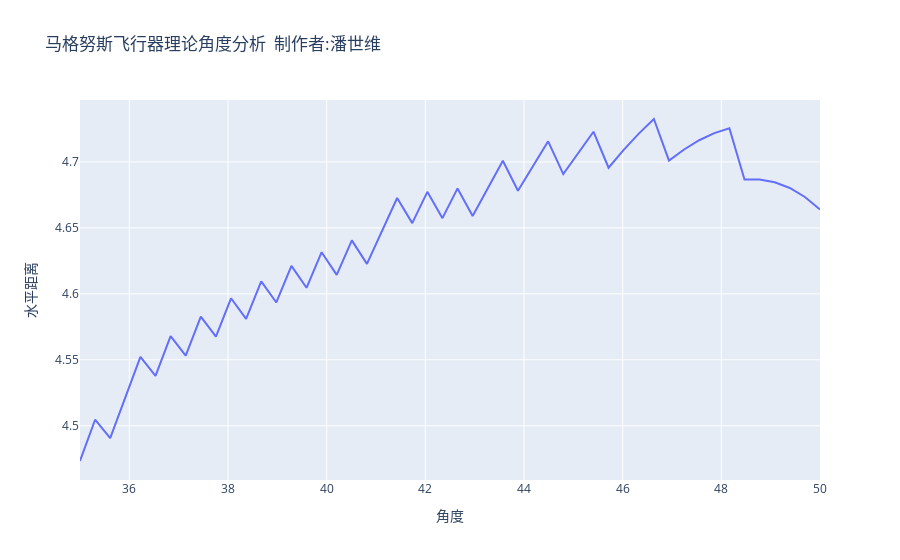

Notebook code cell kept with this figure:
### Code cell
fig=go.Figure()
theta=np.linspace(35,50,50)
X=[]
for i in range(len(theta)):
     tan=math.tan(i*math.pi/180)
     X3,Y3=update3(x=0,y=2.553,vx=4,vy=vx*tan,l=0.001,l2=0.0015)
     X.append(X3[-1])

fig.add_trace(go.Scatter(x=theta,y=X,name=f'角度为{i}'))
fig.update_layout(title='马格努斯飞行器理论角度分析  制作者:潘世维',
               xaxis_title='角度',yaxis_title='水平距离')

### Figure 1 — Plotly figure (JSON) as saved in the notebook; plotly's stock layout.template omitted (floating-point values rounded to 4 significant figures)
{"data": [{"name": "角度为49", "type": "scatter", "x": [35, 35.31, 35.61, 35.92, 36.22, 36.53, 36.84, 37.14, 37.45, 37.76, 38.06, 38.37, 38.67, 38.98, 39.29, 39.59, 39.9, 40.2, 40.51, 40.82, 41.12, 41.43, 41.73, 42.04, 42.35, 42.65, 42.96, 43.27, 43.57, 43.88, 44.18, 44.49, 44.8, 45.1, 45.41, 45.71, 46.02, 46.33, 46.63, 46.94, 47.24, 47.55, 47.86, 48.16, 48.47, 48.78, 49.08, 49.39, 49.69, 50], "y": [4.473, 4.505, 4.491, 4.522, 4.552, 4.538, 4.568, 4.553, 4.583, 4.568, 4.597, 4.581, 4.609, 4.593, 4.621, 4.605, 4.632, 4.614, 4.641, 4.623, 4.648, 4.673, 4.654, 4.677, 4.657, 4.68, 4.659, 4.68, 4.701, 4.678, 4.697, 4.716, 4.691, 4.707, 4.723, 4.696, 4.709, 4.721, 4.733, 4.701, 4.709, 4.716, 4.722, 4.726, 4.687, 4.687, 4.685, 4.68, 4.673, 4.664]}], "layout": {"title": {"text": "马格努斯飞行器理论角度分析  制作者:潘世维"}, "xaxis": {"title": {"text": "角度"}}, "yaxis": {"title": {"text": "水平距离"}}}}
